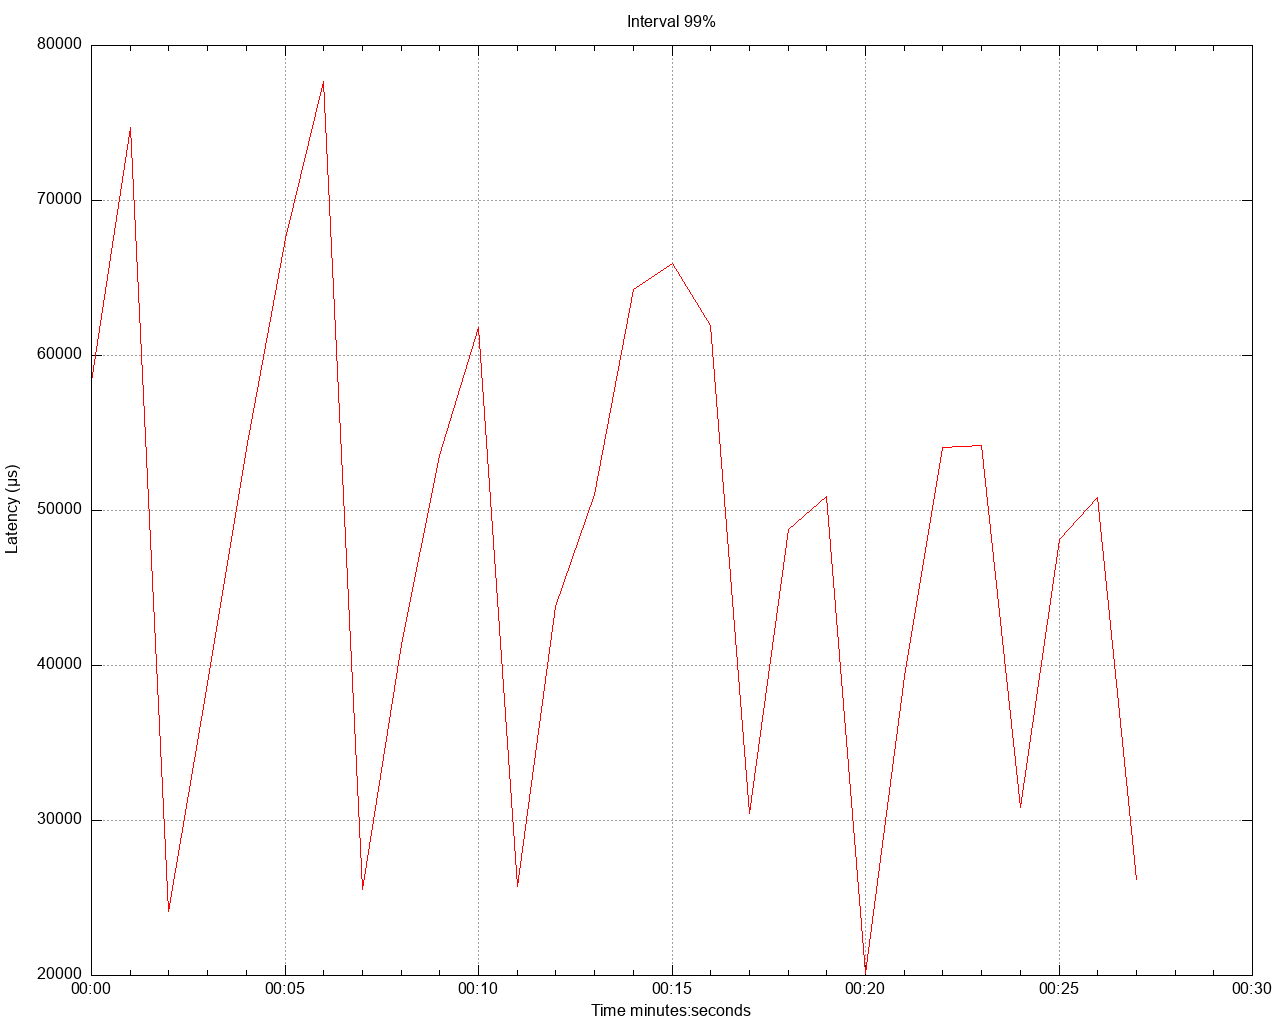

Generate this figure with gnuplot:
set title 'Interval 99%' noenhanced
set style data lines
set datafile separator ","
set terminal png size 1280,1024
set grid
set key below
set xdata time
set timefmt "%s"
offset = 0
t0(x)=(offset=($0==0) ? x : offset, x - offset)
set xlabel 'Time minutes:seconds'
set ylabel 'Latency (μs)'
set output '/Users/gbarnett/git/hazelcast-simulator/atomiclong-3node-member/atomicreference/latency/latency_interval_99_eightKbWrite.png'
plot \
   '/Users/gbarnett/git/hazelcast-simulator/atomiclong-3node-member/atomicreference/data/latency_interval_99_eightKbWrite_1.data' using (t0(timecolumn(1))):2 title "" lt rgb "red", \
